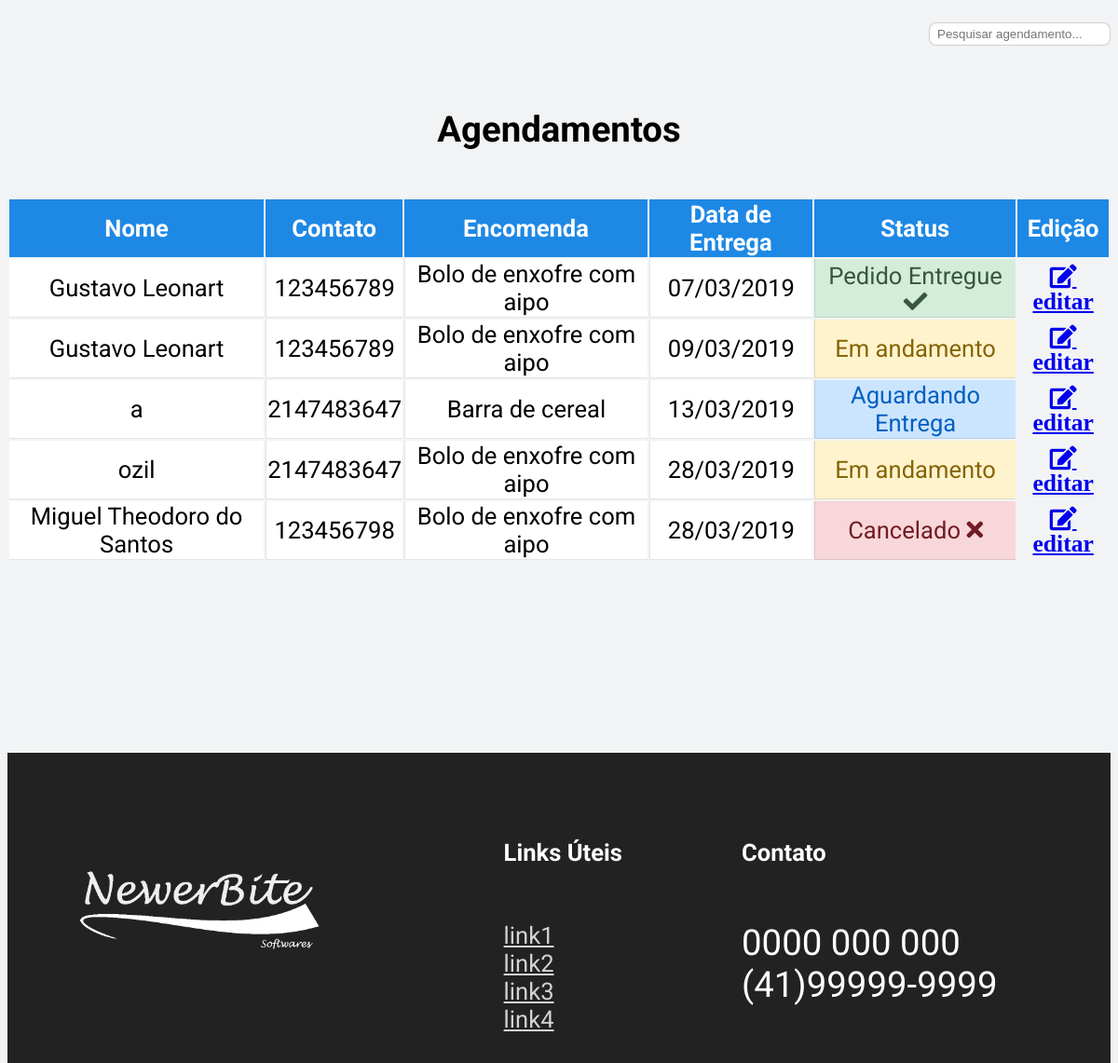
Page /agendamento.php (signed in) on the committed database.
### tables this page shows
CREATE TABLE `pedido` (
  `id_pedido` int(10) NOT NULL,
  `id_cliente` int(10) NOT NULL,
  `id_menu` int(10) NOT NULL,
  `id_usuario` int(10) NOT NULL,
  `data_cadastro` datetime DEFAULT NULL,
  `data_entrega` datetime DEFAULT NULL,
  `valor` double DEFAULT NULL,
  `status_pedido` tinyint(1) DEFAULT NULL
);

CREATE TABLE `cliente` (
  `id_cliente` int(10) NOT NULL,
  `nome` varchar(50) NOT NULL,
  `rg` varchar(12) NOT NULL,
  `cpf` varchar(11) NOT NULL,
  `dataNasc` date NOT NULL,
  `email` varchar(50) DEFAULT NULL,
  `cep` int(10) DEFAULT NULL,
  `num_casa` int(10) NOT NULL,
  `complemento` varchar(20) DEFAULT NULL,
  `telefone` bigint(12) NOT NULL
);

CREATE TABLE `menu` (
  `id_menu` int(10) NOT NULL,
  `nome_receita` varchar(100) NOT NULL,
  `des_receita` text NOT NULL,
  `tempo_preparo` int(11) NOT NULL,
  `data_cadastro` datetime NOT NULL
);

### agendamento.php (the view, shortened to what this page needs)
<!DOCTYPE html PUBLIC "-//W3C//DTD XHTML 1.0 Transitional//EN"
"http://www.w3.org/TR/xhtml1/DTD/xhtml1-transitional.dtd">
<html xmlns="http://www.w3.org/1999/xhtml">
<head>
    <link rel="stylesheet" type="text/css" href="css/agendamento.css">
    <link rel="stylesheet" href="https://maxcdn.bootstrapcdn.com/font-awesome/4.7.0/css/font-awesome.min.css" >
    <link rel="stylesheet" href="https://use.fontawesome.com/releases/v5.5.0/css/all.css">
</head>
<body onload="setTimeout(Att, 60000);">
    <section>
        <div class="container" style="max-width:1359px;">
            <div class="search__person__container">
                <form class="search__person">
                    <input id="myInput" type="text" placeholder="Pesquisar agendamento...">
                </form>
            </div>
            <h4 class="container__title">Agendamentos</h4>
            <div class="table-responsive" id="tableAgenda">
                <table class="table">
                    <thead class="tableHead">
                        <tr>
                            <th>Nome</th>
                            <th>Contato</th>
                            <th>Encomenda</th>
                            <th>Data de Entrega</th>
                            <th>Status</th>
                            <th>Edição</th>
                        </tr>
                    </thead>
                    <tbody name="table" class="tableBody">
                        <?php
                            include "conexao.php";
                           $sql = mysqli_query($conexao,
                            "SELECT c.id_cliente, c.nome, c.telefone,
                                p.id_cliente, DATE_FORMAT(p.data_entrega, '%d/%m/%Y') as data_entrega , p.status_pedido,
                                m.id_menu, m.nome_receita
                            FROM cliente c
                                JOIN pedido p ON c.id_cliente = p.id_cliente
                                JOIN menu m ON m.id_menu = p.id_menu
                                ORDER BY data_entrega");
                            while ($exibe = mysqli_fetch_assoc($sql)) {
                                echo "<tr>
                                    <td>".$exibe['nome']."</td>
                                    <td>".$exibe['telefone']."</td>
                                    <td>".$exibe['nome_receita']."</td>
                                    <td>".$exibe['data_entrega']."</td>";
                                    if($exibe['status_pedido'] == 0)
                                        echo "<td style=\"color:#005fc1;background-color:#cce5ff;\">Aguardando Entrega <span class=\"spinner-grow spinner-grow-sm\"></span></td>";
                                    elseif($exibe['status_pedido'] == 1)
                                        echo "<td style=\"color:#375743;background-color:#d4edda;\">Pedido Entregue <span class=\"fas fa-check\"></span></td>";
                                    elseif($exibe['status_pedido'] == 2)
                                        echo "<td style=\"color:#856404;background-color:#fff3cd;\">Em andamento <span class=\"spinner-grow spinner-grow-sm\"></span></td>";
                                    elseif($exibe['status_pedido'] == 3)
                                        echo "<td style=\"color:#721c24;background-color:#f8d7da;\">Cancelado <span class=\"fas fa-times\"></span></td>";
                                    echo "<td style=\"background:transparent !important;border:none !important;\">
                                            <a class=\"btn btn-outline-primary text-primary fas fa-edit\" href=\"editAgen.php\"> editar</a>
                                        </td>";
                                echo "</tr>";
                            }
                         ?>
                    </tbody>
                </table>
            </div>
        </div>
    </section>
    <section id="footer"></section>
</body>
</html>

### css/agendamento.css (style rules this page uses)
body { font-family: 'Roboto'; height: 100vh; background-color: #f2f3f5 !important; }
* { box-sizing: border-box; }
.container { height: 100vh; }
.table-responsive { margin: 32px 0 64px !important; }
.tableHead th { text-align: center; position: sticky; top: 0; background-color: #1e88e5; color: #fff; width: auto; cursor: default; }
.tableBody td + td { border-left: solid 1px rgba(0,0,0,.1) !important; }
.table td { border-bottom: solid 1px rgba(0,0,0,.1) !important; background-color: #fff; cursor: default; }
.container__title { text-align: center; font-size: 1.5em; }
.table { text-align: center; }
.table-responsive { overflow: visible ; height: 70%; margin: 32px; margin-bottom: 64px; }
.search__person__container { display: flex; justify-content: flex-end; }
.search__person { padding: 16px 0px; }
.search__person input { border: solid 1px rgba(0, 0, 0, 0.19); border-radius: 8px; padding: 4px 8px; cursor: pointer; }

### agendamento.php (style rules this page uses)
body { font-family: 'Roboto'; font-size: 1.6em; }

### rows in the picture
pedido: id_cliente.nome "Gustavo Leonart", id_cliente.telefone "123456789", id_menu.nome_receita "Bolo de enxofre com aipo", data_entrega "07/03/2019", status_pedido "Pedido Entregue"
pedido: id_cliente.nome "Gustavo Leonart", id_cliente.telefone "123456789", id_menu.nome_receita "Bolo de enxofre com aipo", data_entrega "09/03/2019", status_pedido "Em andamento"
pedido: id_cliente.nome "a", id_cliente.telefone "2147483647", id_menu.nome_receita "Barra de cereal", data_entrega "13/03/2019", status_pedido "Aguardando Entrega"
pedido: id_cliente.nome "ozil", id_cliente.telefone "2147483647", id_menu.nome_receita "Bolo de enxofre com aipo", data_entrega "28/03/2019", status_pedido "Em andamento"
pedido: id_cliente.nome "Miguel Theodoro do Santos", id_cliente.telefone "123456798", id_menu.nome_receita "Bolo de enxofre com aipo", data_entrega "28/03/2019", status_pedido "Cancelado"
